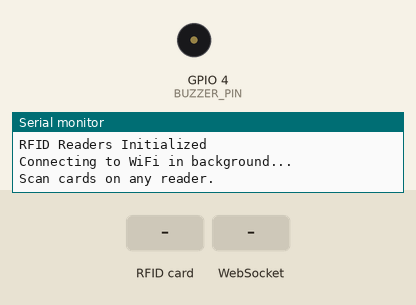
Bench run of a sketch on a simulated ESP32. Shown: buzzer (waves = sounding), the last lines printed to the serial monitor. Inputs (shaded band) come from the test bench. WiFi joins after 1.5 s; servers stay silent unless stated.

Above: at 1.4 s.
1.5 s: RFID card 5E 7A 19 C4 held to the reader
At 1.63 s:
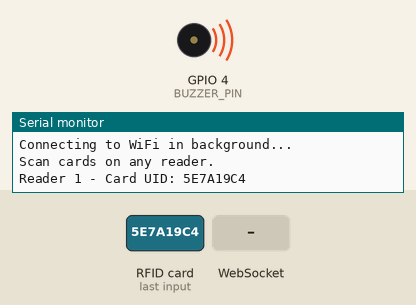
3.2 s: WebSocket text "1" received
Timing chart, 0 to 6.2 s (numbered marks = the images above; inputs shaded):
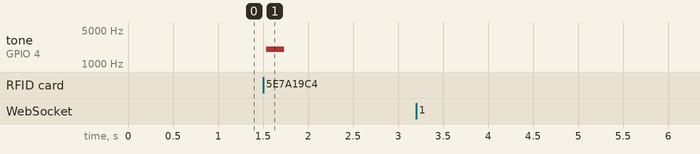

Measured:
- after the input at 1.5 s, tone on GPIO 4 (BUZZER_PIN): silent → 2000 Hz at once, → silent 0.20 s later

The sketch:

esp-tape-code.ino
```cpp
#include <MFRC522v2.h>
#include <MFRC522DriverSPI.h>
#include <MFRC522DriverPinSimple.h>
#include <MFRC522Debug.h>
#include <WiFi.h>
#include <WebSocketsClient.h>
#include <ArduinoJson.h>

// Define pins for RFID readers
#define SS_PIN_1 21   // RFID Reader 1
#define SS_PIN_2 2    // RFID Reader 2
#define SS_PIN_3 15   // RFID Reader 3
#define SS_PIN_4 5    // RFID Reader 4 (Card Scanner)
#define BUZZER_PIN 4  // Buzzer connected to D4

// WiFi credentials
const char* ssid = "Chillin Cave";
const char* password = "mimamima";

// WebSocket server details - UPDATED FOR RAILWAY
const char* websocket_server = "breaking-news-ws-server-production.up.railway.app";
const int websocket_port = 443; // Use port 443 for secure connections

// WebSocket client instance
WebSocketsClient webSocket;

// Debounce and stable detection configuration
const unsigned long DEBOUNCE_DELAY = 800;   // Ignore repeated scans within 800ms
const unsigned long STABLE_READ_TIME = 1000; // Must be absent for 1 second before "removed"
const unsigned long WEBSOCKET_CHECK_INTERVAL = 50; // Check WebSocket every 50ms

unsigned long lastReadTimes[4] = {0, 0, 0, 0}; // Last read timestamp
unsigned long lastSeenTimes[4] = {0, 0, 0, 0}; // Last time the card was seen
unsigned long lastWebSocketCheck = 0; // Last time WebSocket was checked

// Reader state tracking
struct ReaderState {
    bool cardPresent;
    String lastUID;
};

ReaderState readerStates[4] = {{false, ""}, {false, ""}, {false, ""}, {false, ""}};

// Define SPI drivers for RFID readers
MFRC522DriverPinSimple ss_pin1(SS_PIN_1);
MFRC522DriverPinSimple ss_pin2(SS_PIN_2);
MFRC522DriverPinSimple ss_pin3(SS_PIN_3);
MFRC522DriverPinSimple ss_pin4(SS_PIN_4);
MFRC522DriverSPI driver1{ss_pin1};
MFRC522DriverSPI driver2{ss_pin2};
MFRC522DriverSPI driver3{ss_pin3};
MFRC522DriverSPI driver4{ss_pin4};

// Create MFRC522 instances
MFRC522 rfid1{driver1};
MFRC522 rfid2{driver2};
MFRC522 rfid3{driver3};
MFRC522 rfid4{driver4};

// WiFi connection status
bool wifiConnected = false;
bool wsConnected = false;

// WebSocket event handler
void webSocketEvent(WStype_t type, uint8_t * payload, size_t length) {
    switch(type) {
        case WStype_DISCONNECTED:
            Serial.println("[WebSocket] Disconnected!");
            wsConnected = false;
            break;
        case WStype_CONNECTED:
            {
                Serial.println("[WebSocket] Connected!");
                wsConnected = true;
                // Send device connection message
                StaticJsonDocument<200> doc;
                doc["type"] = "device_connect";
                doc["deviceId"] = "esp32-003";
                doc["deviceType"] = "rfid_reader";

                String jsonString;
                serializeJson(doc, jsonString);
                webSocket.sendTXT(jsonString);
            }
            break;
        case WStype_TEXT:
            // Process only if needed, keep this minimal
            break;
        case WStype_ERROR:
            Serial.printf("[WebSocket] Error: %u\n", length);
            break;
        default:
            // Ignore other events to reduce processing time
            break;
    }
}

void setup() {
    Serial.begin(115200);
    while (!Serial);
    pinMode(BUZZER_PIN, OUTPUT); // Initialize the buzzer pin as an output

    // Initialize RFID readers
    rfid1.PCD_Init();
    rfid2.PCD_Init();
    rfid3.PCD_Init();
    rfid4.PCD_Init();

    Serial.println(F("RFID Readers Initialized"));

    // Start WiFi connection in the background
    WiFi.begin(ssid, password);
    Serial.println("Connecting to WiFi in background...");

    // Configure WebSocket client
    webSocket.onEvent(webSocketEvent);
    webSocket.setReconnectInterval(5000);

    Serial.println(F("Scan cards on any reader."));
}

void loop() {
    unsigned long currentTime = millis();

    // Check WiFi and WebSocket status periodically without blocking
    if (currentTime - lastWebSocketCheck >= WEBSOCKET_CHECK_INTERVAL) {
        lastWebSocketCheck = currentTime;

        // Check WiFi status
        if (WiFi.status() == WL_CONNECTED && !wifiConnected) {
            wifiConnected = true;
            Serial.println("\nConnected to WiFi");
            Serial.print("IP Address: ");
            Serial.println(WiFi.localIP());

            // Configure and connect WebSocket client
            Serial.print("Connecting to WebSocket server: ");
            Serial.println(websocket_server);
            webSocket.beginSSL(websocket_server, websocket_port, "/");
        }

        // Only process WebSocket if WiFi is connected
        if (wifiConnected) {
            webSocket.loop();
        }
    }

    // Check RFID readers - this is the core functionality
    checkRFID(rfid1, "Reader 1", 0);
    checkRFID(rfid2, "Reader 2", 1);
    checkRFID(rfid3, "Reader 3", 2);
    checkRFID(rfid4, "Reader 4", 3);

    detectCardRemoval(); // Check for stable removals

    // Minimal delay to prevent CPU overload but maintain responsiveness
    delay(10);
}

void checkRFID(MFRC522 &rfid, const char* readerName, int readerIndex) {
    unsigned long currentTime = millis();

    // Check for new card
    if (rfid.PICC_IsNewCardPresent() && rfid.PICC_ReadCardSerial()) {
        String uidString = "";
        for (byte i = 0; i < rfid.uid.size; i++) {
            if (rfid.uid.uidByte[i] < 0x10) {
                uidString += "0";
            }
            uidString += String(rfid.uid.uidByte[i], HEX);
        }
        uidString.toUpperCase();

        // First detection or new card detected
        if (!readerStates[readerIndex].cardPresent || readerStates[readerIndex].lastUID != uidString) {
            tone(BUZZER_PIN, 2000, 200);
            Serial.print(readerName);
            Serial.print(" - Card UID: ");
            Serial.println(uidString);

            // Update state
            readerStates[readerIndex].cardPresent = true;
            readerStates[readerIndex].lastUID = uidString;

            // Send card detection event to WebSocket server if connected
            if (wifiConnected && wsConnected) {
                StaticJsonDocument<200> doc;
                doc["type"] = "rfid_scan";
                doc["cardId"] = uidString;
                doc["deviceId"] = "esp32-003";
                doc["readerId"] = readerIndex + 1; // Add reader ID (1-4)

                String jsonString;
                serializeJson(doc, jsonString);
                webSocket.sendTXT(jsonString);

                Serial.print("Sent to server - ");
                Serial.print(readerName);
                Serial.print(" Card UID: ");
                Serial.println(uidString);
            }
        }
        // Update last seen time
        lastSeenTimes[readerIndex] = currentTime;
    }
}

void detectCardRemoval() {
    unsigned long currentTime = millis();

    for (int i = 0; i < 4; i++) {
        if (readerStates[i].cardPresent) {
            // If no new scan for a stable time, consider it removed
            if (currentTime - lastSeenTimes[i] > STABLE_READ_TIME) {
                Serial.print("Reader ");
                Serial.print(i + 1);
                Serial.println(" - Card removed");

                // Print the last known UID before clearing it
                Serial.print("Last UID: ");
                Serial.println(readerStates[i].lastUID);

                // Send card removal event to WebSocket server if connected
                if (wifiConnected && wsConnected) {
                    StaticJsonDocument<200> doc;
                    doc["type"] = "rfid_removal";
                    doc["cardId"] = readerStates[i].lastUID;
                    doc["deviceId"] = "esp32-003";
                    doc["readerId"] = i + 1; // Add reader ID (1-4)

                    String jsonString;
                    serializeJson(doc, jsonString);
                    webSocket.sendTXT(jsonString);

                    Serial.print("Sent removal event to server - Reader ");
                    Serial.print(i + 1);
                    Serial.println(readerStates[i].lastUID);
                }

                // Reset state
                readerStates[i].cardPresent = false;
                readerStates[i].lastUID = "";
            }
        }
    }
}
```
